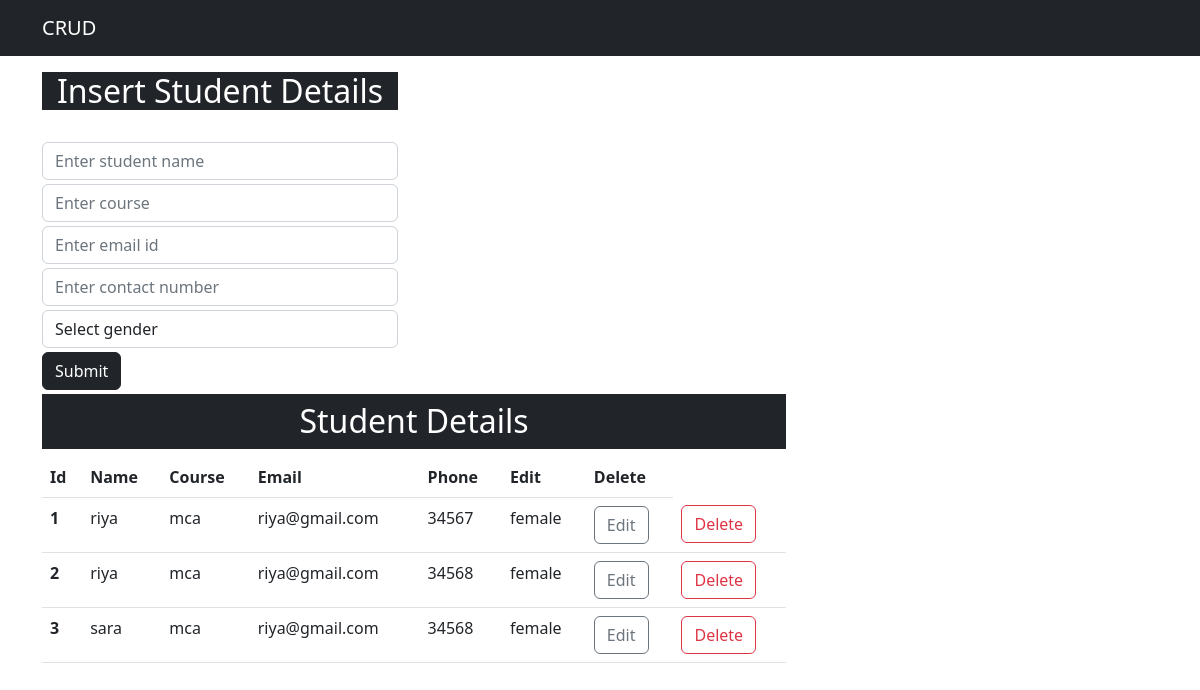
The page / on the database its author committed.
### app/models.py (models this page shows)
class Student(models.Model):
    name=models.CharField(max_length=25,blank=False,null=False)
    course=models.CharField(max_length=25,blank=False,null=False)
    email=models.EmailField()
    phone=models.CharField(max_length=13,blank=False,null=False)
    gender=models.CharField(max_length=25,blank=False,null=False)
    def __str__(self):
        return self.name

### app/views.py (the view)
# urls.py: path('',views.index,name="index"),
def index(request):
    data=Student.objects.all()
    print(data)
    context={"data":data}
    return render(request,"index.html",context)

### templates/index.html (shortened to what this page needs)
<!doctype html>
<html lang="en">
  <head>
    <link href="https://cdn.jsdelivr.net/npm/bootstrap@5.2.3/dist/css/bootstrap.min.css" rel="stylesheet">
  </head>
  <body>
    <nav class="navbar navbar-expand-lg nav-dark bg-dark">
        <div class="container-md">
          <a class="navbar-brand text-white" href="#" >CRUD</a>
        </div>
      </nav>
      <div class="container mt-3">
        <div class="row">
           <div class="col-md-4">
              <h2 class="text-white bg-dark text-center">Insert Student Details</h2>
              <br>
         <form action="/insert" method="post">{% csrf_token %}
             <div class="form-group">
                <input type="text" class="form-control" placeholder="Enter student name" name="name" required>
             </div>
             <div class="form-group">
                <input type="text" class="form-control mt-1" placeholder="Enter course" name="course" required>
             </div>
             <div class="form-group">
               <input type="text" class="form-control mt-1" placeholder="Enter email id" name="email" required>
             </div>
             <div class="form-group">
               <input type="text" class="form-control mt-1" placeholder="Enter contact number" name="phone" required>
             </div>
             <div class="form-group">
             <select id="gender" class="form-control mt-1" name="gender" required>
                <option selected>Select gender</option>
             </select>
             </div>
             </div>
             <div class="form-group gap-2">
             <button class="btn btn-dark mt-1" type="submit">Submit</button>
             </div>
        </div>
       <div class="col-md-8">
          <h2 class="text-center text-white bg-dark p-2 mt-1">Student Details</h2>
          <table class="table">
            <thead>
              <tr>
                <th scope="col">Id</th>
                <th scope="col">Name</th>
                <th scope="col">Course</th>
                <th scope="col">Email</th>
                <th scope="col">Phone</th>
                <th scope="col">Edit</th>
                <th scope="col">Delete</th>
              </tr>
            </thead>
            <tbody>
                {% for d in data %}
              <tr>
                <th scope="row">{{d.id}}</th>
                <td>{{d.name}}</td>
                <td>{{d.course}}</td>
                <td>{{d.email}}</td>
                <td>{{d.phone}}</td>
                <td>{{d.gender}}</td>
                <td><a type="button" href="/update/{{d.id}}" class="btn btn-outline-secondary">Edit</a></td>
                <td><a type="button" href="/delete/{{d.id}}" class="btn btn-outline-danger">Delete</a></td>
              </tr>
              {% endfor %}
            </tbody>
          </table>
        </div>
    </div>
  </body>
</html>

### rows shown on the page
Student: id "1", name "riya", course "mca", email "riya@gmail.com", phone "34567", gender "female"
Student: id "2", name "riya", course "mca", email "riya@gmail.com", phone "34568", gender "female"
Student: id "3", name "sara", course "mca", email "riya@gmail.com", phone "34568", gender "female"
